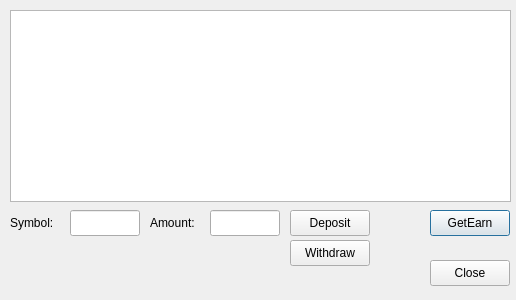
<?xml version="1.0" encoding="UTF-8"?>
<ui version="4.0">
 <class>EarnDialog</class>
 <widget class="QDialog" name="EarnDialog">
  <property name="geometry">
   <rect>
    <x>0</x>
    <y>0</y>
    <width>516</width>
    <height>300</height>
   </rect>
  </property>
  <property name="windowTitle">
   <string>Earn Manage</string>
  </property>
  <widget class="QPushButton" name="btn_getE">
   <property name="geometry">
    <rect>
     <x>430</x>
     <y>210</y>
     <width>80</width>
     <height>26</height>
    </rect>
   </property>
   <property name="text">
    <string>GetEarn</string>
   </property>
  </widget>
  <widget class="QPushButton" name="btn_depE">
   <property name="geometry">
    <rect>
     <x>290</x>
     <y>210</y>
     <width>80</width>
     <height>26</height>
    </rect>
   </property>
   <property name="text">
    <string>Deposit</string>
   </property>
  </widget>
  <widget class="QPushButton" name="btn_withE">
   <property name="geometry">
    <rect>
     <x>290</x>
     <y>240</y>
     <width>80</width>
     <height>26</height>
    </rect>
   </property>
   <property name="text">
    <string>Withdraw</string>
   </property>
  </widget>
  <widget class="QTableWidget" name="table_balearn">
   <property name="geometry">
    <rect>
     <x>10</x>
     <y>10</y>
     <width>501</width>
     <height>192</height>
    </rect>
   </property>
  </widget>
  <widget class="QPushButton" name="btn_close">
   <property name="geometry">
    <rect>
     <x>430</x>
     <y>260</y>
     <width>80</width>
     <height>26</height>
    </rect>
   </property>
   <property name="text">
    <string>Close</string>
   </property>
  </widget>
  <widget class="QLineEdit" name="editline_symbol">
   <property name="geometry">
    <rect>
     <x>70</x>
     <y>210</y>
     <width>70</width>
     <height>26</height>
    </rect>
   </property>
  </widget>
  <widget class="QLineEdit" name="editline_amount">
   <property name="geometry">
    <rect>
     <x>210</x>
     <y>210</y>
     <width>70</width>
     <height>26</height>
    </rect>
   </property>
  </widget>
  <widget class="QLabel" name="label_symbol">
   <property name="geometry">
    <rect>
     <x>10</x>
     <y>210</y>
     <width>50</width>
     <height>26</height>
    </rect>
   </property>
   <property name="text">
    <string>Symbol:</string>
   </property>
  </widget>
  <widget class="QLabel" name="label_amount">
   <property name="geometry">
    <rect>
     <x>150</x>
     <y>210</y>
     <width>58</width>
     <height>26</height>
    </rect>
   </property>
   <property name="text">
    <string>Amount:</string>
   </property>
  </widget>
 </widget>
 <resources/>
 <connections/>
</ui>
